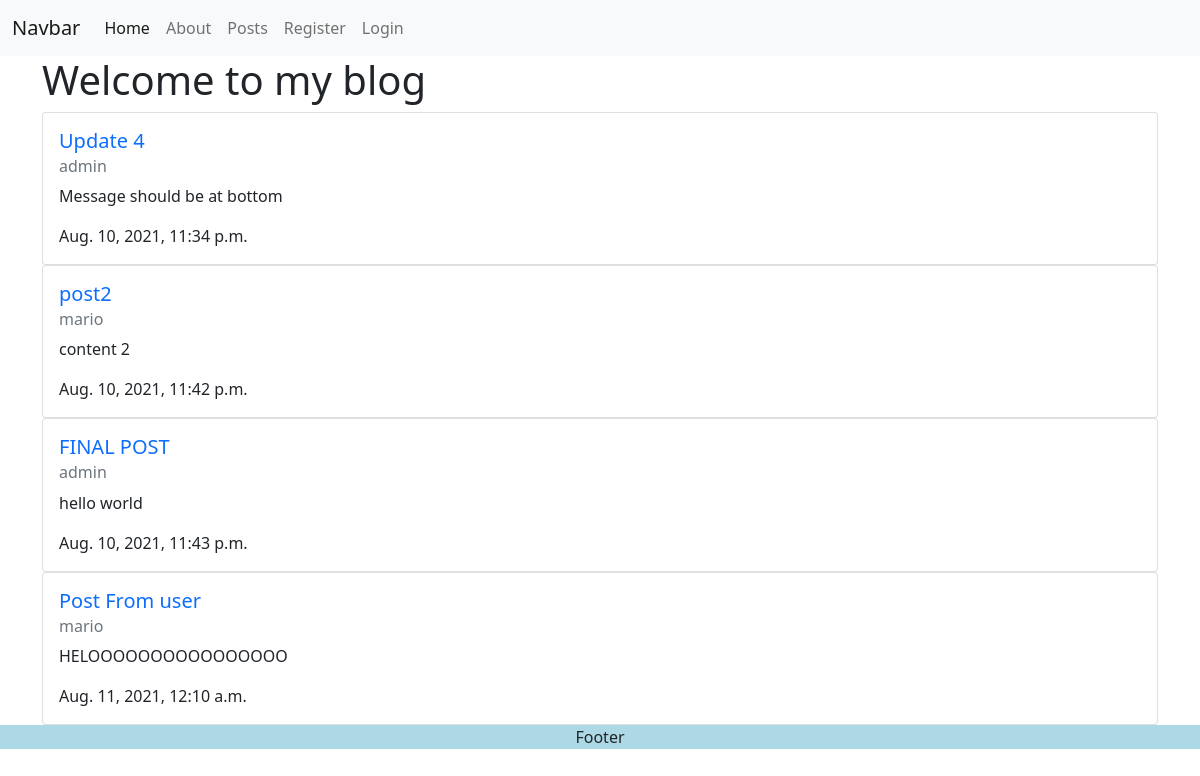
Page /blog/posts/ on the committed database.
### blog/models.py (models this page shows, shortened)
class Post(models.Model):
    title = models.CharField(max_length = 255)
    author = models.ForeignKey(User, on_delete=models.CASCADE)
    content = models.TextField()
    date_posted = models.DateTimeField(auto_now_add=True)

### blog/views.py (the view)
# urls.py: path('posts/', views.posts, name='blog-posts'),
def posts(request):
    posts = Post.objects.order_by('id').all()
    context = {
        'posts': posts,
        'page_title' : 'Welcome to my blog'
    }
    return render(request, 'blog/posts.html', context)

### blog/templates/blog/posts.html (shortened to what this page needs)
{% extends 'blog/base.html' %}
{% block content %}
<h1>{{ page_title }}</h1>
{% for p in posts %}
        <div class="card">
            <div class="card-body">
              <a class="text-decoration-none" href="{% url 'blog-individualpost' post_id=p.id %}" >
                <h5 class="card-title">{{ p.title }}</h5>
              </a>
              <h6 class="card-subtitle mb-2 text-muted">{{ p.author }}</h6>
              <p class="card-text">{{ p.content }}</p>
              <p class="card-text">{{ p.date_posted }}</p>
            </div>
        </div>
{% endfor %}
{% endblock %}

### blog/templates/blog/base.html (shortened to what this page needs)
{% load static %}
<!DOCTYPE html>
<html lang="en">
<head>
<link rel="stylesheet" href="https://cdnjs.cloudflare.com/ajax/libs/twitter-bootstrap/5.1.0/css/bootstrap.min.css">
<link rel="stylesheet" href="https://cdnjs.cloudflare.com/ajax/libs/font-awesome/5.15.4/css/all.min.css">
<link rel="stylesheet" href="{% static 'blog/main.css' %}">
</head>
<body>
    {% include 'blog/nav.html' %}
    <div class='container'>
    {% block content %}
    {% endblock %}
    </div>
    {% include 'blog/footer.html' %}
</body>
</html>

### blog/templates/blog/nav.html (shortened to what this page needs)
<nav class="navbar navbar-expand-lg navbar-light bg-light">
    <div class="container-fluid">
      <a class="navbar-brand" href="#">Navbar</a>
      <div class="collapse navbar-collapse" id="navbarNav">
        <ul class="navbar-nav">
          <li class="nav-item">
            <a class="nav-link active" aria-current="page" href="{% url 'blog-index' %}">Home</a>
          </li>
          <li class="nav-item">
            <a class="nav-link" href="{% url 'blog-about' %}">About</a>
          </li>
          <li class="nav-item">
            <a class="nav-link" href="{% url 'blog-posts' %}">Posts</a>
          </li>
          {% if request.user.is_authenticated %}
          <li class="nav-item">
            <a class="nav-link" href="{% url 'blog-createpost' %}">Create Posts</a>
          </li>
          <span class="nav-link float-end">Hello, {{ request.user }}</span>
          <li class="nav-item">
            <a class="nav-link" href="{% url 'blog-logout' %}">Logout</a>
          </li>
          {% else %}
          <li class="nav-item">
            <a class="nav-link" href="{% url 'blog-register' %}">Register</a>
          </li>
          <li class="nav-item">
            <a class="nav-link" href="{% url 'blog-login' %}">Login</a>
          </li>
          {% endif %}
        </ul>
      </div>
    </div>
</nav>

### blog/templates/blog/footer.html
<footer>
    <p> Footer</p>
</footer>

### blog/static/blog/main.css (style rules this page uses)
footer { bottom:0; width: 100vw; text-align: center; background-color: lightblue; }

### rows in the picture
Post: title "Update 4", author "admin", content "Message should be at bottom", date_posted "Aug. 10, 2021, 11:34 p.m."
Post: title "post2", author "mario", content "content 2", date_posted "Aug. 10, 2021, 11:42 p.m."
Post: title "FINAL POST", author "admin", content "hello world", date_posted "Aug. 10, 2021, 11:43 p.m."
Post: title "Post From user", author "mario", content "HELOOOOOOOOOOOOOOOO", date_posted "Aug. 11, 2021, 12:10 a.m."

### other values in the picture
{{ page_title }} "Welcome to my blog"
